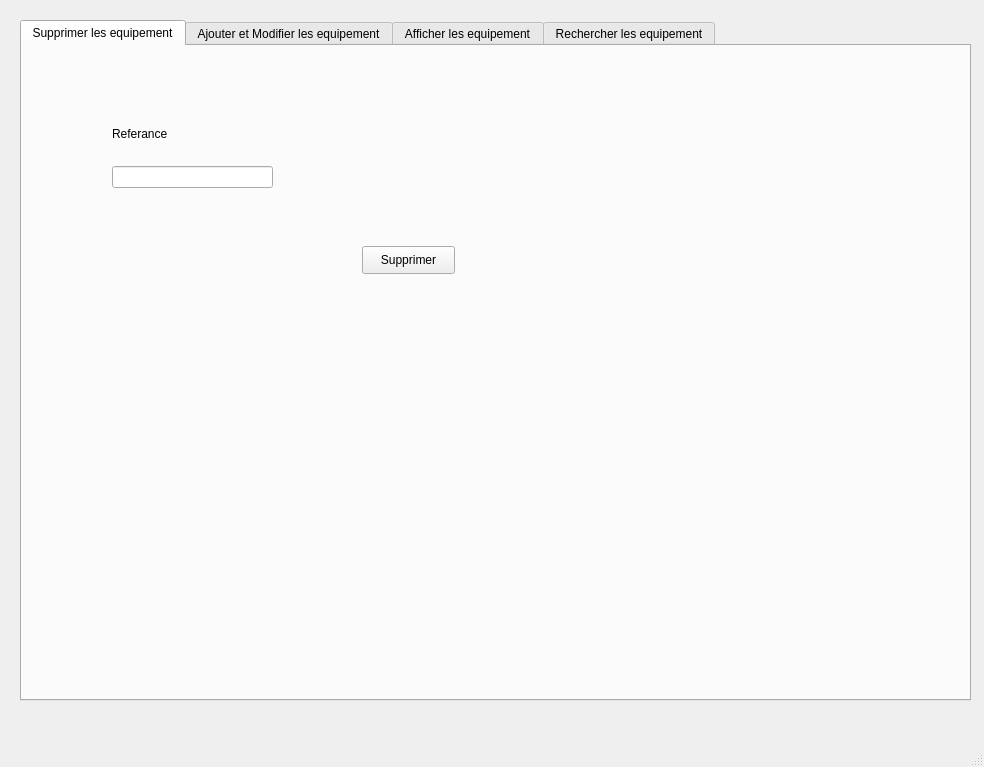
<?xml version="1.0" encoding="UTF-8"?>
<ui version="4.0">
 <class>MainWindow</class>
 <widget class="QMainWindow" name="MainWindow">
  <property name="geometry">
   <rect>
    <x>0</x>
    <y>0</y>
    <width>984</width>
    <height>767</height>
   </rect>
  </property>
  <property name="windowTitle">
   <string>MainWindow</string>
  </property>
  <widget class="QWidget" name="centralwidget">
   <widget class="QTabWidget" name="tabWidget">
    <property name="geometry">
     <rect>
      <x>20</x>
      <y>20</y>
      <width>951</width>
      <height>681</height>
     </rect>
    </property>
    <property name="currentIndex">
     <number>0</number>
    </property>
    <widget class="QWidget" name="tab_2">
     <attribute name="title">
      <string>Supprimer les equipement</string>
     </attribute>
     <widget class="QPushButton" name="pb_supprimer_2">
      <property name="geometry">
       <rect>
        <x>340</x>
        <y>200</y>
        <width>93</width>
        <height>28</height>
       </rect>
      </property>
      <property name="text">
       <string>Supprimer</string>
      </property>
     </widget>
     <widget class="QLineEdit" name="lineEdit_ref_4">
      <property name="geometry">
       <rect>
        <x>90</x>
        <y>120</y>
        <width>161</width>
        <height>22</height>
       </rect>
      </property>
     </widget>
     <widget class="QLabel" name="label">
      <property name="geometry">
       <rect>
        <x>90</x>
        <y>80</y>
        <width>56</width>
        <height>16</height>
       </rect>
      </property>
      <property name="text">
       <string>Referance</string>
      </property>
     </widget>
    </widget>
    <widget class="QWidget" name="tab">
     <attribute name="title">
      <string>Ajouter et Modifier les equipement</string>
     </attribute>
     <widget class="QGroupBox" name="groupBox_2">
      <property name="geometry">
       <rect>
        <x>0</x>
        <y>0</y>
        <width>911</width>
        <height>591</height>
       </rect>
      </property>
      <property name="title">
       <string/>
      </property>
      <widget class="QLabel" name="label_7">
       <property name="geometry">
        <rect>
         <x>0</x>
         <y>20</y>
         <width>56</width>
         <height>16</height>
        </rect>
       </property>
       <property name="text">
        <string>Référance</string>
       </property>
      </widget>
      <widget class="QLabel" name="label_8">
       <property name="geometry">
        <rect>
         <x>0</x>
         <y>80</y>
         <width>56</width>
         <height>16</height>
        </rect>
       </property>
       <property name="text">
        <string> Libellé</string>
       </property>
      </widget>
      <widget class="QLabel" name="label_9">
       <property name="geometry">
        <rect>
         <x>0</x>
         <y>140</y>
         <width>56</width>
         <height>16</height>
        </rect>
       </property>
       <property name="text">
        <string>Quantité</string>
       </property>
      </widget>
      <widget class="QPushButton" name="pushButton_4">
       <property name="geometry">
        <rect>
         <x>300</x>
         <y>150</y>
         <width>90</width>
         <height>28</height>
        </rect>
       </property>
       <property name="text">
        <string>Annuler</string>
       </property>
      </widget>
      <widget class="QLineEdit" name="lineEdit_ref">
       <property name="geometry">
        <rect>
         <x>0</x>
         <y>40</y>
         <width>161</width>
         <height>22</height>
        </rect>
       </property>
      </widget>
      <widget class="QLineEdit" name="lineEdit_2">
       <property name="geometry">
        <rect>
         <x>0</x>
         <y>100</y>
         <width>161</width>
         <height>22</height>
        </rect>
       </property>
      </widget>
      <widget class="QLineEdit" name="lineEdit_3">
       <property name="geometry">
        <rect>
         <x>0</x>
         <y>170</y>
         <width>161</width>
         <height>22</height>
        </rect>
       </property>
      </widget>
      <widget class="QPushButton" name="pb_ajouter">
       <property name="geometry">
        <rect>
         <x>300</x>
         <y>90</y>
         <width>93</width>
         <height>28</height>
        </rect>
       </property>
       <property name="text">
        <string>Enregister</string>
       </property>
      </widget>
      <widget class="QPushButton" name="pushButton_5">
       <property name="geometry">
        <rect>
         <x>300</x>
         <y>220</y>
         <width>90</width>
         <height>28</height>
        </rect>
       </property>
       <property name="text">
        <string>Modifier</string>
       </property>
      </widget>
      <widget class="QLabel" name="label_3">
       <property name="geometry">
        <rect>
         <x>0</x>
         <y>210</y>
         <width>56</width>
         <height>16</height>
        </rect>
       </property>
       <property name="text">
        <string>Type</string>
       </property>
      </widget>
      <widget class="QComboBox" name="comboBox">
       <property name="geometry">
        <rect>
         <x>0</x>
         <y>250</y>
         <width>161</width>
         <height>22</height>
        </rect>
       </property>
       <item>
        <property name="text">
         <string>Fonctionnel</string>
        </property>
       </item>
       <item>
        <property name="text">
         <string>Non Fonctionnel</string>
        </property>
       </item>
      </widget>
     </widget>
    </widget>
    <widget class="QWidget" name="tab_3">
     <attribute name="title">
      <string>Afficher les equipement</string>
     </attribute>
     <widget class="QTableView" name="tableView">
      <property name="geometry">
       <rect>
        <x>10</x>
        <y>0</y>
        <width>821</width>
        <height>411</height>
       </rect>
      </property>
     </widget>
     <widget class="QLineEdit" name="lineEdit_5">
      <property name="geometry">
       <rect>
        <x>10</x>
        <y>480</y>
        <width>113</width>
        <height>21</height>
       </rect>
      </property>
     </widget>
     <widget class="QComboBox" name="comboBox_2">
      <property name="geometry">
       <rect>
        <x>160</x>
        <y>480</y>
        <width>181</width>
        <height>22</height>
       </rect>
      </property>
      <item>
       <property name="text">
        <string>Référance</string>
       </property>
      </item>
      <item>
       <property name="text">
        <string>Libellé</string>
       </property>
      </item>
      <item>
       <property name="text">
        <string>Quantité</string>
       </property>
      </item>
      <item>
       <property name="text">
        <string>Type</string>
       </property>
      </item>
     </widget>
     <widget class="QLabel" name="label_6">
      <property name="geometry">
       <rect>
        <x>10</x>
        <y>440</y>
        <width>111</width>
        <height>16</height>
       </rect>
      </property>
      <property name="text">
       <string>Recherche Filtrée</string>
      </property>
     </widget>
     <widget class="QLabel" name="label_10">
      <property name="geometry">
       <rect>
        <x>200</x>
        <y>440</y>
        <width>56</width>
        <height>16</height>
       </rect>
      </property>
      <property name="text">
       <string>Le Tri</string>
      </property>
     </widget>
     <widget class="QPushButton" name="pushButton_pdf">
      <property name="geometry">
       <rect>
        <x>430</x>
        <y>450</y>
        <width>93</width>
        <height>28</height>
       </rect>
      </property>
      <property name="text">
       <string>PDF</string>
      </property>
     </widget>
     <widget class="QPushButton" name="pushButton_2">
      <property name="geometry">
       <rect>
        <x>580</x>
        <y>450</y>
        <width>93</width>
        <height>28</height>
       </rect>
      </property>
      <property name="text">
       <string>STAT</string>
      </property>
     </widget>
     <widget class="QPushButton" name="checkButton">
      <property name="geometry">
       <rect>
        <x>720</x>
        <y>450</y>
        <width>93</width>
        <height>28</height>
       </rect>
      </property>
      <property name="text">
       <string>Check</string>
      </property>
     </widget>
    </widget>
    <widget class="QWidget" name="tab_4">
     <attribute name="title">
      <string>Rechercher les equipement</string>
     </attribute>
     <widget class="QLabel" name="label_2">
      <property name="geometry">
       <rect>
        <x>90</x>
        <y>80</y>
        <width>56</width>
        <height>16</height>
       </rect>
      </property>
      <property name="text">
       <string/>
      </property>
     </widget>
     <widget class="QLabel" name="label_4">
      <property name="geometry">
       <rect>
        <x>250</x>
        <y>70</y>
        <width>521</width>
        <height>481</height>
       </rect>
      </property>
      <property name="text">
       <string/>
      </property>
     </widget>
     <widget class="QLabel" name="label_5">
      <property name="geometry">
       <rect>
        <x>10</x>
        <y>20</y>
        <width>231</width>
        <height>16</height>
       </rect>
      </property>
      <property name="text">
       <string>Select the reference to your image</string>
      </property>
     </widget>
     <widget class="QLineEdit" name="lineEdit">
      <property name="geometry">
       <rect>
        <x>20</x>
        <y>60</y>
        <width>141</width>
        <height>22</height>
       </rect>
      </property>
     </widget>
     <widget class="QPushButton" name="btnDisplayImage">
      <property name="geometry">
       <rect>
        <x>40</x>
        <y>220</y>
        <width>121</width>
        <height>51</height>
       </rect>
      </property>
      <property name="text">
       <string>Display Image</string>
      </property>
     </widget>
     <widget class="QLabel" name="etatPisteLabel">
      <property name="geometry">
       <rect>
        <x>80</x>
        <y>495</y>
        <width>201</width>
        <height>41</height>
       </rect>
      </property>
      <property name="text">
       <string/>
      </property>
     </widget>
     <zorder>label_2</zorder>
     <zorder>label_5</zorder>
     <zorder>label_4</zorder>
     <zorder>lineEdit</zorder>
     <zorder>btnDisplayImage</zorder>
     <zorder>etatPisteLabel</zorder>
    </widget>
   </widget>
  </widget>
  <widget class="QMenuBar" name="menubar">
   <property name="geometry">
    <rect>
     <x>0</x>
     <y>0</y>
     <width>984</width>
     <height>22</height>
    </rect>
   </property>
  </widget>
  <widget class="QStatusBar" name="statusbar"/>
 </widget>
 <resources/>
 <connections/>
</ui>
